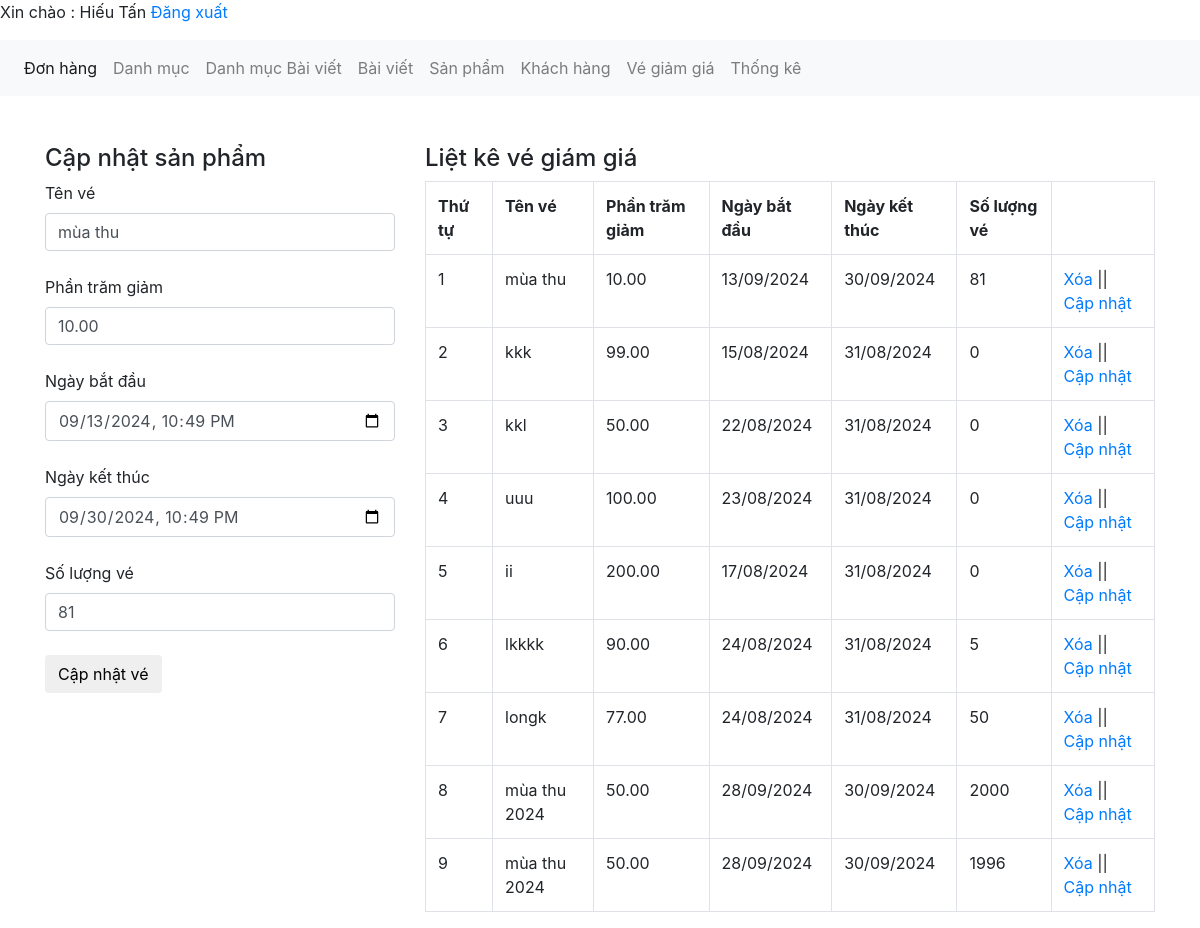
The page /admin/xulytikitdiscount.php?quanly=capnhat&capnhat_id=35 (signed in) on the database its author committed.
### tables this page shows
CREATE TABLE `tbl_tiketdiscount` (
  `id` int(11) NOT NULL,
  `name` varchar(255) DEFAULT NULL,
  `phanTramGiam` double(10,2) DEFAULT NULL,
  `ngayBatDau` datetime DEFAULT NULL,
  `ngayKetThuc` datetime DEFAULT NULL,
  `soLuong` int(255) DEFAULT NULL
);

### admin/xulytikitdiscount.php (the view, shortened to what this page needs)
<?php
    include('C:\xampp\htdocs\bandienmay\bandienmay\include\models\VeGiamGia.php');
?>
<!DOCTYPE html>
<html lang="en">
<head>
	<link href="../css/bootstrap.css" rel="stylesheet" type="text/css" media="all" />
</head>
<body>
<?php include "dashboard.php";?>
	<br><br>
	<div class="container">
		<div class="row">
		<?php
			if(isset($_GET['quanly'])=='capnhat'){
				$id_capnhat = $_GET['capnhat_id'];
				$sql_capnhat = mysqli_query($con,"SELECT * FROM tbl_tiketdiscount WHERE id='$id_capnhat'");
				$row_capnhat = mysqli_fetch_array($sql_capnhat);
				?>
				<div class="col-md-4">
				<h4>Cập nhật sản phẩm</h4>
				<form action="" method="POST" enctype="multipart/form-data">
					<label>Tên vé</label>
					<input type="text" class="form-control" name="name" value="<?php echo $row_capnhat['name'] ?>"><br>
					<label>Phần trăm giảm</label>
					<input type="text" class="form-control" name="phantramgiam" value="<?php echo $row_capnhat['phanTramGiam'] ?>"><br>
					<label>Ngày bắt đầu</label>
					<input  type="datetime-local" class="form-control" name="ngayBatDau" value="<?php echo $row_capnhat['ngayBatDau'] ?>"><br>
					<label>Ngày kết thúc</label>
					<input  type="datetime-local" class="form-control" name="ngayKetThuc" value="<?php echo $row_capnhat['ngayKetThuc'] ?>"><br>
					<label>Số lượng vé</label>
					<input type="text" class="form-control" name="soLuong" value="<?php echo $row_capnhat['soLuong'] ?>"><br>
					<input type="submit" name="capnhatve" value="Cập nhật vé" class="btn btn-default">
				</form>
				</div>
				<?php
			}
				?>
			<div class="col-md-8">
				<h4>Liệt kê vé giám giá</h4>
				<?php
				$sql_select_ve = mysqli_query($con,"SELECT * FROM tbl_tiketdiscount");
				?>
				<table class="table table-bordered ">
					<tr>
						<th>Thứ tự</th>
						<th>Tên vé</th>
						<th>Phần trăm giảm</th>
						<th>Ngày bắt đầu</th>
						<th>Ngày kết thúc</th>
						<th>Số lượng vé</th>
					</tr>
					<?php
					$i = 0;
					while($row_ve = mysqli_fetch_array($sql_select_ve)){
						$i++;
                        $ngayBatDau = DateTime::createFromFormat('Y-m-d H:i:s', $row_ve['ngayBatDau']);
                        $ngayKetThuc = DateTime::createFromFormat('Y-m-d H:i:s', $row_ve['ngayKetThuc']);
                        $ngayBatDauFormatted = $ngayBatDau ? $ngayBatDau->format('d/m/Y') : 'N/A';
                        $ngayKetThucFormatted = $ngayKetThuc ? $ngayKetThuc->format('d/m/Y') : 'N/A';
					?>
					<tr>
						<td><?php echo $i ?></td>
						<td><?php echo $row_ve['name'] ?></td>
						<td><?php echo $row_ve['phanTramGiam'] ?></td>
						<td><?php echo $ngayBatDauFormatted ?></td>
						<td><?php echo $ngayKetThucFormatted ?></td>
						<td><?php echo $row_ve['soLuong'] ?></td>
						<td><a href="?xoa=<?php echo $row_ve['id'] ?>">Xóa</a> || <a href="xulytikitdiscount.php?quanly=capnhat&capnhat_id=<?php echo $row_ve['id'] ?>">Cập nhật</a></td>
					</tr>
				<?php
					}
					?>
				</table>
			</div>
		</div>
	</div>
</body>
</html>

### rows shown on the page
tbl_tiketdiscount: name "mùa thu", phantramgiam "10.00", ngayBatDau "09/13/2024 22:49", ngayKetThuc "09/30/2024 22:49", soLuong "81", phanTramGiam "10.00", ngayBatDau "13/09/2024", ngayKetThuc "30/09/2024"
tbl_tiketdiscount: name "kkk", phanTramGiam "99.00", ngayBatDau "15/08/2024", ngayKetThuc "31/08/2024", soLuong "0"
tbl_tiketdiscount: name "kkl", phanTramGiam "50.00", ngayBatDau "22/08/2024", ngayKetThuc "31/08/2024", soLuong "0"
tbl_tiketdiscount: name "uuu", phanTramGiam "100.00", ngayBatDau "23/08/2024", ngayKetThuc "31/08/2024", soLuong "0"
tbl_tiketdiscount: name "ii", phanTramGiam "200.00", ngayBatDau "17/08/2024", ngayKetThuc "31/08/2024", soLuong "0"
tbl_tiketdiscount: name "lkkkk", phanTramGiam "90.00", ngayBatDau "24/08/2024", ngayKetThuc "31/08/2024", soLuong "5"
tbl_tiketdiscount: name "longk", phanTramGiam "77.00", ngayBatDau "24/08/2024", ngayKetThuc "31/08/2024", soLuong "50"
tbl_tiketdiscount: name "mùa thu 2024", phanTramGiam "50.00", ngayBatDau "28/09/2024", ngayKetThuc "30/09/2024", soLuong "2000"
tbl_tiketdiscount: name "mùa thu 2024", phanTramGiam "50.00", ngayBatDau "28/09/2024", ngayKetThuc "30/09/2024", soLuong "1996"

### other values the page prints
$_SESSION['dangnhap'] "Hiếu Tấn"
